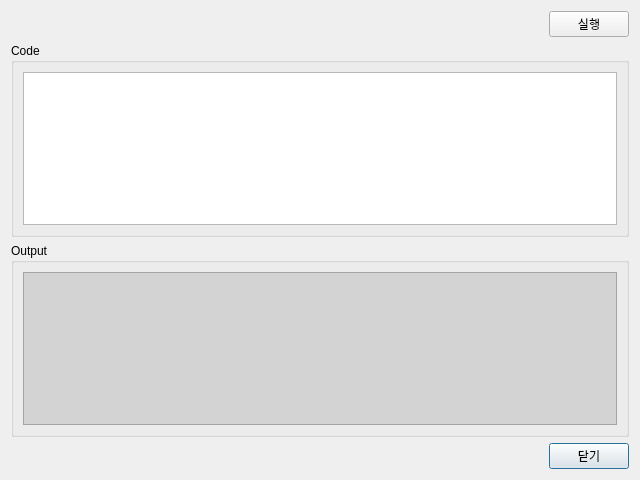
<?xml version="1.0" encoding="UTF-8"?>
<ui version="4.0">
 <class>Dialog</class>
 <widget class="QDialog" name="Dialog">
  <property name="geometry">
   <rect>
    <x>0</x>
    <y>0</y>
    <width>640</width>
    <height>480</height>
   </rect>
  </property>
  <property name="windowTitle">
   <string>Dialog</string>
  </property>
  <layout class="QGridLayout" name="gridLayout">
   <item row="3" column="2">
    <widget class="QPushButton" name="btnClose">
     <property name="text">
      <string>닫기</string>
     </property>
    </widget>
   </item>
   <item row="0" column="0">
    <spacer name="horizontalSpacer_2">
     <property name="orientation">
      <enum>Qt::Horizontal</enum>
     </property>
     <property name="sizeHint" stdset="0">
      <size>
       <width>40</width>
       <height>20</height>
      </size>
     </property>
    </spacer>
   </item>
   <item row="1" column="0" colspan="3">
    <widget class="QGroupBox" name="groupBox">
     <property name="title">
      <string>Code</string>
     </property>
     <layout class="QGridLayout" name="gridLayout_3">
      <item row="0" column="0">
       <widget class="QPlainTextEdit" name="input"/>
      </item>
     </layout>
    </widget>
   </item>
   <item row="2" column="0" colspan="3">
    <widget class="QGroupBox" name="groupBox_2">
     <property name="title">
      <string>Output</string>
     </property>
     <layout class="QGridLayout" name="gridLayout_2">
      <item row="0" column="0">
       <widget class="QPlainTextEdit" name="output">
        <property name="styleSheet">
         <string notr="true">background-color:lightgray;</string>
        </property>
        <property name="readOnly">
         <bool>true</bool>
        </property>
       </widget>
      </item>
     </layout>
    </widget>
   </item>
   <item row="3" column="0" colspan="2">
    <spacer name="horizontalSpacer">
     <property name="orientation">
      <enum>Qt::Horizontal</enum>
     </property>
     <property name="sizeHint" stdset="0">
      <size>
       <width>40</width>
       <height>20</height>
      </size>
     </property>
    </spacer>
   </item>
   <item row="0" column="2">
    <widget class="QPushButton" name="btnRun">
     <property name="text">
      <string>실행</string>
     </property>
    </widget>
   </item>
  </layout>
 </widget>
 <resources/>
 <connections/>
</ui>
